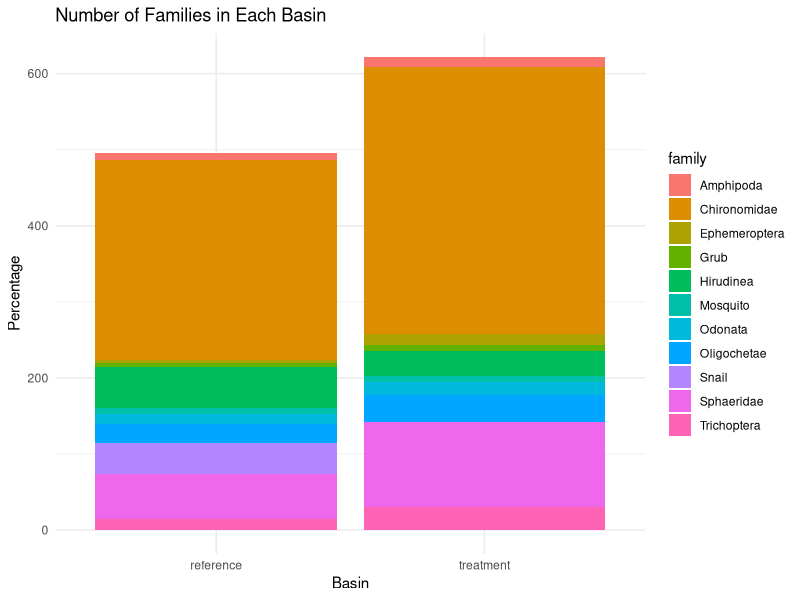
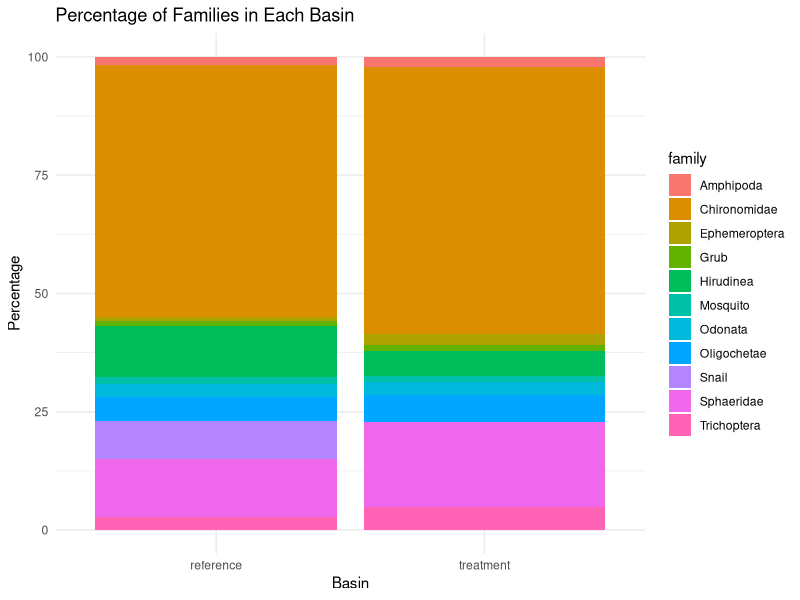
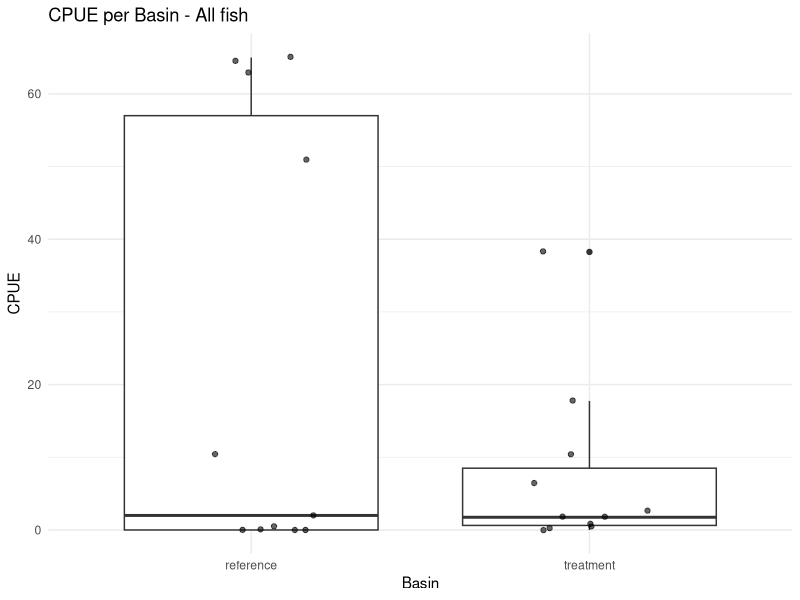
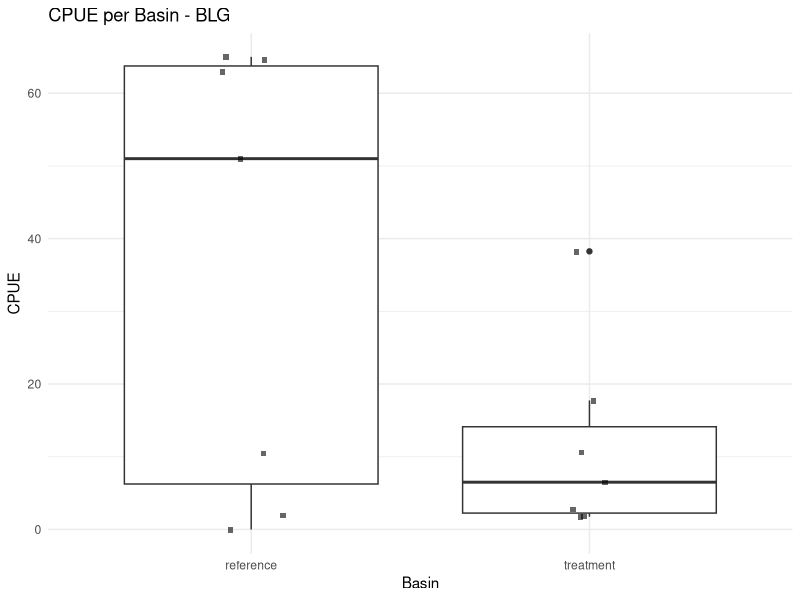
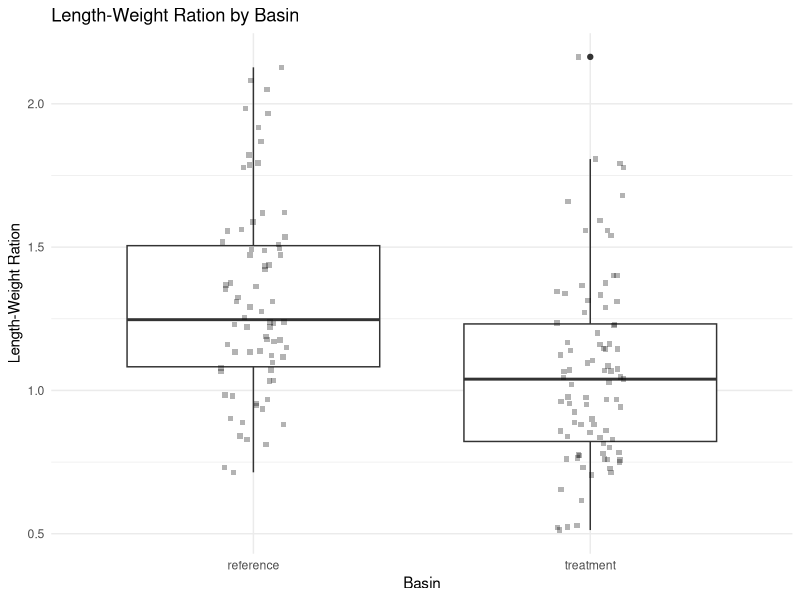
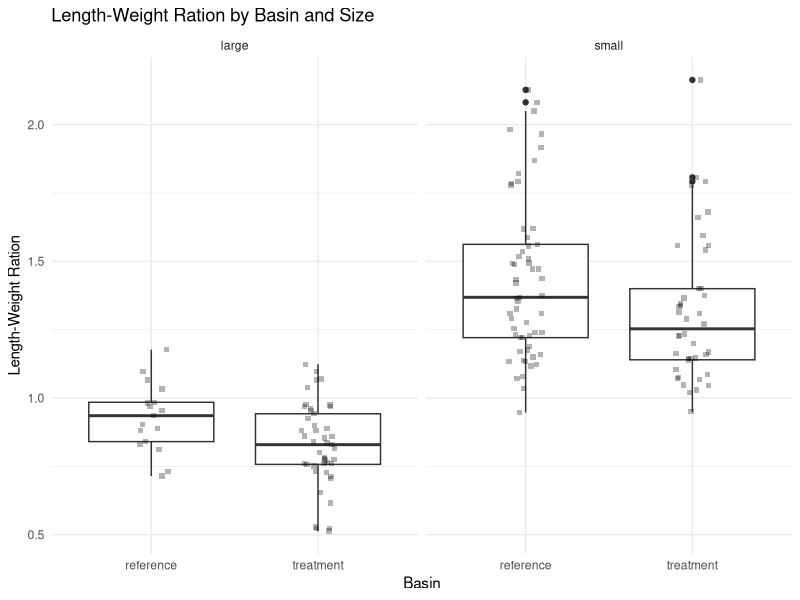

The R script that drew these images, in order:
#Hello! 

library(tidyverse)
library(readr)

bmi_2024 <- read_csv("bmi_2024.csv")
View(bmi_2024)

####BMI 2024####
#Lets quick play around with BMI 

#Cleaning, omit NAs 
bmi_2024 <- na.omit(bmi_2024)

#Sum families by basin 
bmi_sum <- bmi_2024 %>%
  group_by(basin, family) %>%
  summarise(total_num = sum(number)) %>%
  ungroup()

#change that to a percentage and make a new data frame 
bmi_sum_percentage <- bmi_sum %>%
  group_by(basin) %>%
  mutate(percentage = total_num / sum(total_num) * 100) %>%
  ungroup()

#Plot families by basin by number 
bmi_sbp <- ggplot(bmi_sum, aes(x = basin, y = total_num, fill = family)) +
  geom_bar(stat = "identity") +
  labs(title = "Number of Families in Each Basin",
       x = "Basin",
       y = "Percentage") +
  theme_minimal()
bmi_sbp

#Plot families by basin by percentage 
bmi_sbp_percentage <- ggplot(bmi_sum_percentage, aes(x = basin, y = percentage, fill = family)) +
  geom_bar(stat = "identity") +
  labs(title = "Percentage of Families in Each Basin",
       x = "Basin",
       y = "Percentage") +
  theme_minimal()
bmi_sbp_percentage

####Preyfish 2024####

#Note - removed perch and minnowtraps from these data to avoid 0 inflation 
preyfish_2024 <- read_csv("preyfish_2024.csv")
View(preyfish_2024)

#Cleaning, omit NAs 
preyfish_2024 <- na.omit(preyfish_2024)

preyfish_bp <- ggplot(preyfish_2024, aes(x = basin, y = CPUE)) +
  geom_boxplot() +                       # Add boxplot
  geom_jitter(width = 0.2, alpha = 0.6) + # Add individual points with jitter for better visibility
  labs(title = "CPUE per Basin - All fish",
       x = "Basin",
       y = "CPUE") +
  theme_minimal()
preyfish_bp

#Omit LMB for giggles 
blg_preyfish <- preyfish_2024 %>%
  filter(species != 'LMB')

#plot CPUE without LMB 
blg_bp <- ggplot(blg_preyfish, aes(x = basin, y = CPUE)) +
  geom_boxplot() +                       
  geom_jitter(width = 0.1, alpha = 0.6, shape=15) + 
  labs(title = "CPUE per Basin - BLG",
       x = "Basin",
       y = "CPUE") +
  theme_minimal()
blg_bp

####LMB Length Weight 2024####
lmb_lw_2024 <- read_csv("lmb_lw_2024.csv")
View(lmb_lw_2024)

#Omit NAs in basin, and weights >1000 and <100
lmb_lw_2024<- lmb_lw_2024 %>%
  filter(!is.na(basin) & weight != 1000 & weight >= 100)

lmb_lw_2024 <- lmb_lw_2024 %>%
  mutate(lw_ration = length / weight)

lmb_bp <- ggplot(lmb_lw_2024, aes(x = basin, y = lw_ration)) +
  geom_boxplot() +                       
  geom_jitter(width = 0.1, alpha = 0.3, shape=15) + 
  labs(title = "Length-Weight Ration by Basin",
       x = "Basin",
       y = "Length-Weight Ration") +
  theme_minimal()
lmb_bp

#Test for significance 

# Split the data by basin
ref_t <- lmb_lw_2024 %>% filter(basin == 'reference') %>% pull(lw_ration)
trt_t <- lmb_lw_2024 %>% filter(basin == 'treatment') %>% pull(lw_ration)

# Run a t-test comparing the two basins
t_test <- t.test(ref_t, trt_t)

# Print the results of the t-test
print(t_test)

#Add size column 

lmb_lw_2024 <- lmb_lw_2024 %>%
  mutate(size = ifelse(length >= 305, 'large', 'small'))

#Facet wrap by size 
lmb_bp_size <- ggplot(lmb_lw_2024, aes(x = basin, y = lw_ration)) +
  geom_boxplot() +                       
  geom_jitter(width = 0.1, alpha = 0.3, shape=15) + 
  labs(title = "Length-Weight Ration by Basin and Size ",
       x = "Basin",
       y = "Length-Weight Ration") +
  facet_wrap(~size) +
  theme_minimal()
lmb_bp_size

####Diet 2024####
